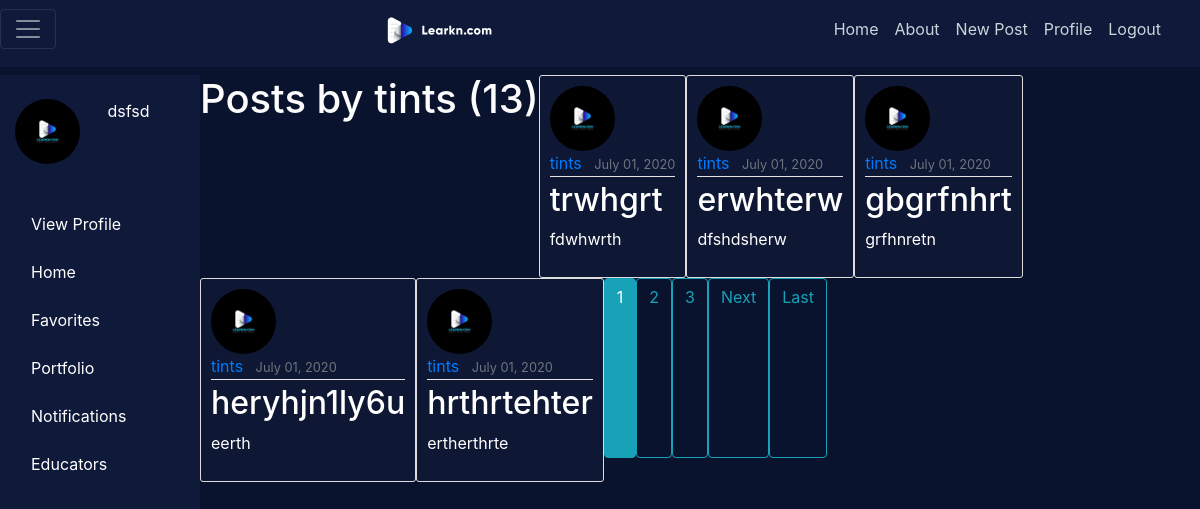
The page /user/tints (signed in) on the database its author committed.
### users/models.py (models this page shows, shortened)
class Profile(models.Model):
    user = models.OneToOneField(User, on_delete=models.CASCADE)
    image = models.ImageField(default='default.jpg', upload_to='profile_pics')

### blog/models.py (models this page shows, shortened)
class Post(models.Model):
    title = models.CharField(max_length=100)
    content = models.TextField()
    date_posted = models.DateTimeField(default=timezone.now)
    author = models.ForeignKey(User, on_delete=models.CASCADE)

### blog/views.py (the view)
# urls.py: path('user/<str:username>', UserPostListView.as_view(), name='user-posts'),
class UserPostListView(ListView):
    model = Post
    template_name = 'blog/user_posts.html'  # <app>/<model>_<viewtype>.html
    context_object_name = 'posts'
    paginate_by = 5
    def get_queryset(self):
        user = get_object_or_404(User, username=self.kwargs.get('username'))
        return Post.objects.filter(author=user).order_by('-date_posted')

### blog/templates/blog/user_posts.html (shortened to what this page needs)
{% extends "blog/base.html" %}
{% block content %}
    <h1 class="mb-3">Posts by {{ view.kwargs.username }} ({{ page_obj.paginator.count }})</h1>
    {% for post in posts %}
        <article class="media content-section">
          <img class="rounded-circle article-img" src="{{ post.author.profile.image.url }}">
          <div class="media-body">
            <div class="article-metadata">
              <a class="mr-2" href="{% url 'user-posts' post.author.username %}">{{ post.author }}</a>
              <small class="text-muted">{{ post.date_posted|date:"F d, Y" }}</small>
            </div>
            <h2><a class="article-title" href="{% url 'post-detail' post.id %}">{{ post.title }}</a></h2>
            <p class="article-content">{{ post.content }}</p>
          </div>
        </article>
    {% endfor %}
    {% if is_paginated %}
      {% for num in page_obj.paginator.page_range %}
        {% if page_obj.number == num %}
          <a class="btn btn-info mb-4" href="?page={{ num }}">{{ num }}</a>
        {% elif num > page_obj.number|add:'-3' and num < page_obj.number|add:'3' %}
          <a class="btn btn-outline-info mb-4" href="?page={{ num }}">{{ num }}</a>
        {% endif %}
      {% endfor %}
      {% if page_obj.has_next %}
        <a class="btn btn-outline-info mb-4" href="?page={{ page_obj.next_page_number }}">Next</a>
        <a class="btn btn-outline-info mb-4" href="?page={{ page_obj.paginator.num_pages }}">Last</a>
      {% endif %}
    {% endif %}
{% endblock content %}

### blog/templates/blog/base.html (shortened to what this page needs)
{% load staticfiles %}
<!DOCTYPE html>
<html>
<head>
    <link rel="stylesheet" href="https://maxcdn.bootstrapcdn.com/bootstrap/4.0.0/css/bootstrap.min.css">
    <link rel="stylesheet" type="text/css" href="{% static 'blog/main.css' %}">
</head>
<body class="container-fluid">
    <header class="site-header">
      <nav class="navbar navbar-expand-md navbar-dark bg-steel fixed-top pb-3 pl-0">
        <div class="container-fluid nav-container">
          <button class="navbar-toggler" type="button" onclick="navFunction()">
          <span class="navbar-toggler-icon"></span>
          </button>
          <a class="navbar-brand mr-2" href="{% url 'blog-home' %}"><img src="{% static 'blog/img/learkn_logo.png' %}"  height='32' width='134' /></a>
            <div class="navbar-nav">
              <a class="nav-item nav-link" href="{% url 'blog-home' %}">Home</a>
              <a class="nav-item nav-link" href="{% url 'blog-about' %}">About</a>
              {% if user.is_authenticated %}
              <a class="nav-item nav-link" href="{% url 'post-create' %}">New Post</a>
              <a class="nav-item nav-link" href="{% url 'profile' %}">Profile</a>
              <a class="nav-item nav-link" href="{% url 'logout' %}">Logout</a>
              {% else %}
              <a class="nav-item nav-link" href="{% url 'login' %}">Log In</a>
              <a class="nav-item nav-link" href="{% url 'signup' %}">Sign Up</a>
              {% endif %}
            </div>
          </div>
      </nav>
    </header>
    <main role="main" class="profile-container row" >
      <section class= "profile col-2 ">
          <div class="container user_profile">
            <div class="row">
              <div class="col-6 pt-4">
                <img class="rounded-circle article-img pt-10" src="{{ user.profile.image.url }}">
              </div>
              <div class="col-6 pt-4">
                {{ user.username }}
              </div>
            </div>
            <div class="row pt-4">
              <div class="col-12 d-flex flex-row  pt-4">
                <div class="image pr-3"> <img src="static/blog/img/profile_icon.png" alt="" class="icons"> </div>
                <div class=" "> View Profile </div>
              </div>
              <div class="col-12 d-flex flex-row pt-4 ">
                <div class="image pr-3"> <img src="static/blog/img/home_icon.png" alt="" class="icons"> </div>
                <div class=" "> Home </div>
              </div>
              <div class="col-12 d-flex flex-row pt-4">
                <div class="image pr-3"> <img src="static/blog/img/favorites_icon.png" alt="" class="icons"> </div>
                <div class=" "> Favorites </div>
              </div>
              <div class="col-12 d-flex flex-row pt-4">
                <div class="image pr-3"> <img src="static/blog/img/portfolio_icon.png" alt="" class="icons"> </div>
                <div class=" "> Portfolio </div>
              </div>
              <div class="col-12 d-flex flex-row pt-4">
                <div class="image pr-3"> <img src="static/blog/img/notifications_icon.png" alt="" class="icons"> </div>
                <div class=" "> Notifications </div>
              </div>
              <div class="col-12 d-flex flex-row pt-4 ">
                <div class="image pr-3"> <img src="static/blog/img/educators_icon.png" alt="" class="icons"> </div>
                <div class=" "> Educators </div>
              </div>
            </div>
        </section>
        <div class="container-fluid content col-10">
          <div class="row ">
            {% block content %}
            {% endblock %}
          </div>
        </div>
    </main>
  </body>
</html>

### blog/static/blog/main.css (style rules this page uses)
body { background: #0A132E; color: #ffffff; margin-top: 0; font-size: 16px; }
h1, h2, h3, h4, h5, h6 { color: #fcfcfc; }
.site-header { padding-bottom: 0; margin-bottom: 0; padding-left: 0; }
.navbar-expand-md .navbar-toggler { display: inline-block; }
.bg-steel { background-color: #0F1939; }
.site-header .navbar-nav .nav-link { color: #cbd5db; }
.nav-container { padding-left: 0; }
.content-section { background: rgb(14, 23, 51); padding: 10px 10px; border: 1px solid #dddddd; border-radius: 3px; display: grid; }
.article-title { color: #ffffff; }
.article-content { white-space: pre-line; }
.article-img { height: 65px; width: 65px; margin-right: 16px; }
.article-metadata { padding-bottom: 1px; margin-bottom: 4px; border-bottom: 1px solid #e3e3e3 }
main { padding-top: 0px; font-size: 16px; }
.profile { width: 241 px; height: 827px; background-color: #0F1939; display: grid; grid-template-columns: 1fr; padding-left: 0; }
.site-header { height: 75px; }

### rows shown on the page
Post: author.profile.image (placeholder picture), author "tints", date_posted "July 01, 2020", title "trwhgrt", content "fdwhwrth"
Post: author.profile.image (placeholder picture), author "tints", date_posted "July 01, 2020", title "erwhterw", content "dfshdsherw"
Post: author.profile.image (placeholder picture), author "tints", date_posted "July 01, 2020", title "gbgrfnhrt", content "grfhnretn"
Post: author.profile.image (placeholder picture), author "tints", date_posted "July 01, 2020", title "heryhjn1ly6u", content "eerth"
Post: author.profile.image (placeholder picture), author "tints", date_posted "July 01, 2020", title "hrthrtehter", content "ertherthrte"

### other values the page prints
{{ user.username }} "dsfsd"
{{ view.kwargs.username }} "tints"
{{ page_obj.paginator.count }} "13"
{{ num }} "1"
{{ num }} "2" "3"
